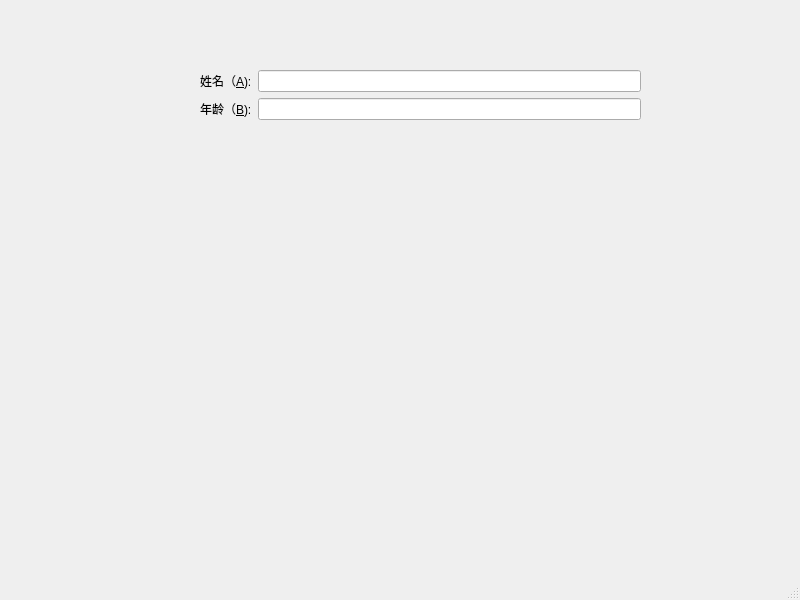
<?xml version="1.0" encoding="UTF-8"?>
<ui version="4.0">
 <class>MainWindow</class>
 <widget class="QMainWindow" name="MainWindow">
  <property name="geometry">
   <rect>
    <x>0</x>
    <y>0</y>
    <width>800</width>
    <height>600</height>
   </rect>
  </property>
  <property name="windowTitle">
   <string>MainWindow</string>
  </property>
  <widget class="QWidget" name="centralwidget">
   <widget class="QWidget" name="formLayoutWidget">
    <property name="geometry">
     <rect>
      <x>200</x>
      <y>70</y>
      <width>441</width>
      <height>311</height>
     </rect>
    </property>
    <layout class="QFormLayout" name="formLayout">
     <item row="0" column="0">
      <widget class="QLabel" name="label">
       <property name="text">
        <string>姓名（&amp;A):</string>
       </property>
       <property name="buddy">
        <cstring>lineEdit</cstring>
       </property>
      </widget>
     </item>
     <item row="0" column="1">
      <widget class="QLineEdit" name="lineEdit"/>
     </item>
     <item row="1" column="0">
      <widget class="QLabel" name="label_2">
       <property name="text">
        <string>年龄（&amp;B):</string>
       </property>
       <property name="buddy">
        <cstring>lineEdit_2</cstring>
       </property>
      </widget>
     </item>
     <item row="1" column="1">
      <widget class="QLineEdit" name="lineEdit_2"/>
     </item>
    </layout>
   </widget>
  </widget>
  <widget class="QMenuBar" name="menubar">
   <property name="geometry">
    <rect>
     <x>0</x>
     <y>0</y>
     <width>800</width>
     <height>26</height>
    </rect>
   </property>
  </widget>
  <widget class="QStatusBar" name="statusbar"/>
 </widget>
 <resources/>
 <connections/>
</ui>
